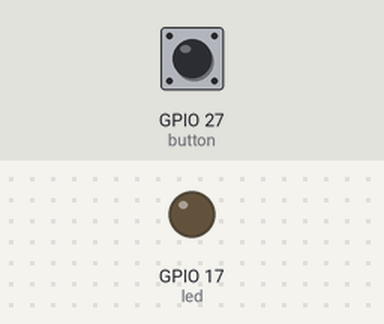
A program run on a simulated Raspberry Pi (BCM pin numbers). Parts: output pins drawn as LEDs (lit = HIGH). The test bench sets the inputs (shaded band); at power-on: GPIO 27 (button) HIGH.

Above: at 1.2 s.
1.3 s: GPIO 27 (button) pulled LOW for 0.15 s
At 1.37 s:
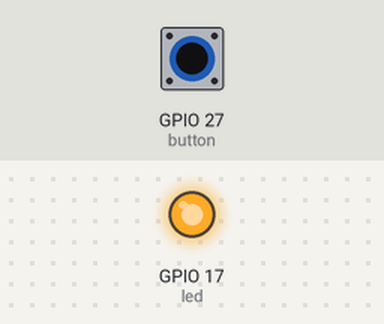
2.9 s: GPIO 27 (button) pulled LOW for 3.2 s
At 6.7 s:
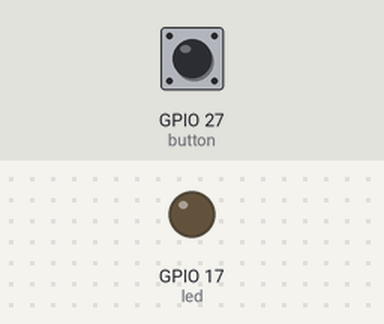
Timing chart, 0 to 8.2 s (numbered marks = the images above; inputs shaded):
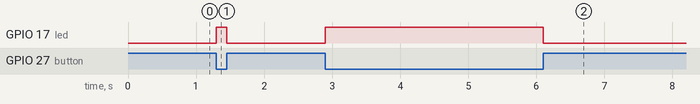

The program:

3_Button.py
```python
# This is Button Program

from gpiozero import LED, Button
from time import sleep

led = LED(17) #Define GPIO17 as LED
button = Button(27) #Define GPIO27 as Button

while True:
    if button.is_pressed:
        #print("Button is Pressed")
        led.on()
    else:
        #print("Button is not Pressed")
        led.off()
```

Measured:
- after the input at 1.3 s, GPIO 17 (led): LOW → HIGH at once, → LOW 0.15 s later
- after the input at 2.9 s, GPIO 17 (led): LOW → HIGH at once, → LOW 3.2 s later
